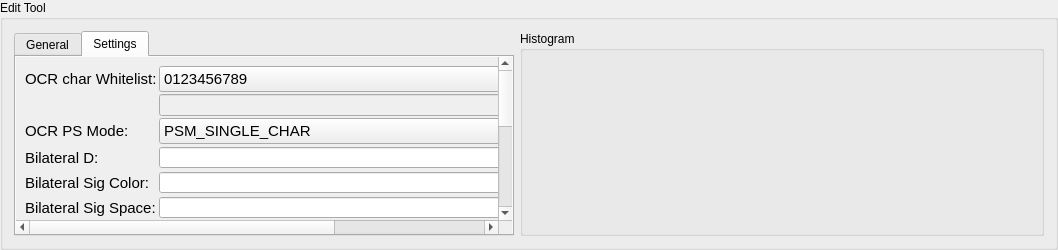
<?xml version="1.0" encoding="UTF-8"?>
<ui version="4.0">
 <class>NTUOCRWidget</class>
 <widget class="QGroupBox" name="NTUOCRWidget">
  <property name="geometry">
   <rect>
    <x>0</x>
    <y>0</y>
    <width>1056</width>
    <height>250</height>
   </rect>
  </property>
  <property name="windowTitle">
   <string>GroupBox</string>
  </property>
  <property name="title">
   <string>Edit Tool</string>
  </property>
  <layout class="QGridLayout" name="gridLayout_8">
   <item row="0" column="0">
    <widget class="QTabWidget" name="tabWidget">
     <property name="minimumSize">
      <size>
       <width>500</width>
       <height>0</height>
      </size>
     </property>
     <property name="maximumSize">
      <size>
       <width>500</width>
       <height>16777215</height>
      </size>
     </property>
     <property name="tabPosition">
      <enum>QTabWidget::North</enum>
     </property>
     <property name="currentIndex">
      <number>1</number>
     </property>
     <property name="elideMode">
      <enum>Qt::ElideNone</enum>
     </property>
     <property name="usesScrollButtons">
      <bool>true</bool>
     </property>
     <widget class="QWidget" name="General">
      <attribute name="title">
       <string>General</string>
      </attribute>
      <layout class="QGridLayout" name="gridLayout_4">
       <item row="0" column="0">
        <layout class="QGridLayout" name="gridLayout_3">
         <property name="spacing">
          <number>2</number>
         </property>
         <item row="2" column="0">
          <widget class="QLabel" name="label_8">
           <property name="font">
            <font>
             <pointsize>11</pointsize>
            </font>
           </property>
           <property name="text">
            <string>Tool Enable:</string>
           </property>
          </widget>
         </item>
         <item row="0" column="0">
          <widget class="QLabel" name="label_6">
           <property name="font">
            <font>
             <pointsize>11</pointsize>
            </font>
           </property>
           <property name="text">
            <string>Tool Name:</string>
           </property>
          </widget>
         </item>
         <item row="0" column="1" colspan="2">
          <widget class="QLineEdit" name="lineEdit_name">
           <property name="alignment">
            <set>Qt::AlignRight|Qt::AlignTrailing|Qt::AlignVCenter</set>
           </property>
          </widget>
         </item>
         <item row="2" column="1" colspan="2">
          <widget class="QComboBox" name="comboBox_toolEnable"/>
         </item>
         <item row="1" column="1" colspan="2">
          <widget class="QComboBox" name="comboBox_toolFixture">
           <item>
            <property name="text">
             <string>None</string>
            </property>
           </item>
          </widget>
         </item>
         <item row="1" column="0">
          <widget class="QLabel" name="label_7">
           <property name="font">
            <font>
             <pointsize>11</pointsize>
            </font>
           </property>
           <property name="text">
            <string>Tool Fixture:</string>
           </property>
          </widget>
         </item>
         <item row="4" column="0">
          <spacer name="verticalSpacer">
           <property name="orientation">
            <enum>Qt::Vertical</enum>
           </property>
           <property name="sizeHint" stdset="0">
            <size>
             <width>20</width>
             <height>40</height>
            </size>
           </property>
          </spacer>
         </item>
         <item row="3" column="0">
          <widget class="QLabel" name="label_12">
           <property name="font">
            <font>
             <pointsize>11</pointsize>
            </font>
           </property>
           <property name="text">
            <string>Execution Time (ms):</string>
           </property>
          </widget>
         </item>
         <item row="3" column="1" colspan="2">
          <widget class="QLineEdit" name="lineEdit_executionTime">
           <property name="enabled">
            <bool>false</bool>
           </property>
           <property name="layoutDirection">
            <enum>Qt::RightToLeft</enum>
           </property>
           <property name="alignment">
            <set>Qt::AlignRight|Qt::AlignTrailing|Qt::AlignVCenter</set>
           </property>
          </widget>
         </item>
        </layout>
       </item>
      </layout>
     </widget>
     <widget class="QWidget" name="Settings">
      <attribute name="title">
       <string>Settings</string>
      </attribute>
      <layout class="QGridLayout" name="gridLayout_6">
       <property name="leftMargin">
        <number>0</number>
       </property>
       <property name="topMargin">
        <number>0</number>
       </property>
       <property name="rightMargin">
        <number>0</number>
       </property>
       <property name="bottomMargin">
        <number>0</number>
       </property>
       <item row="0" column="0">
        <widget class="QScrollArea" name="scrollArea">
         <property name="frameShape">
          <enum>QFrame::NoFrame</enum>
         </property>
         <property name="lineWidth">
          <number>1</number>
         </property>
         <property name="verticalScrollBarPolicy">
          <enum>Qt::ScrollBarAsNeeded</enum>
         </property>
         <property name="horizontalScrollBarPolicy">
          <enum>Qt::ScrollBarAsNeeded</enum>
         </property>
         <property name="widgetResizable">
          <bool>true</bool>
         </property>
         <widget class="QWidget" name="scrollAreaWidgetContents">
          <property name="geometry">
           <rect>
            <x>0</x>
            <y>-121</y>
            <width>482</width>
            <height>411</height>
           </rect>
          </property>
          <property name="autoFillBackground">
           <bool>true</bool>
          </property>
          <layout class="QGridLayout" name="gridLayout_2">
           <property name="leftMargin">
            <number>9</number>
           </property>
           <property name="topMargin">
            <number>9</number>
           </property>
           <property name="rightMargin">
            <number>9</number>
           </property>
           <property name="bottomMargin">
            <number>9</number>
           </property>
           <item row="0" column="0">
            <layout class="QGridLayout" name="gridLayout">
             <property name="spacing">
              <number>2</number>
             </property>
             <item row="5" column="1">
              <widget class="QSpinBox" name="spinBox_Bilateral_SigSpace">
               <property name="alignment">
                <set>Qt::AlignRight|Qt::AlignTrailing|Qt::AlignVCenter</set>
               </property>
               <property name="maximum">
                <number>255</number>
               </property>
               <property name="value">
                <number>50</number>
               </property>
              </widget>
             </item>
             <item row="9" column="0">
              <widget class="QLabel" name="label">
               <property name="font">
                <font>
                 <pointsize>11</pointsize>
                </font>
               </property>
               <property name="text">
                <string>Blob Color:</string>
               </property>
              </widget>
             </item>
             <item row="11" column="1" colspan="2">
              <widget class="QSpinBox" name="spinBox_maximumArea">
               <property name="alignment">
                <set>Qt::AlignRight|Qt::AlignTrailing|Qt::AlignVCenter</set>
               </property>
               <property name="maximum">
                <number>9999999</number>
               </property>
               <property name="value">
                <number>100000</number>
               </property>
              </widget>
             </item>
             <item row="12" column="1" colspan="2">
              <widget class="QSpinBox" name="spinBox_timeOut">
               <property name="alignment">
                <set>Qt::AlignRight|Qt::AlignTrailing|Qt::AlignVCenter</set>
               </property>
               <property name="maximum">
                <number>10000</number>
               </property>
               <property name="singleStep">
                <number>100</number>
               </property>
               <property name="value">
                <number>5000</number>
               </property>
              </widget>
             </item>
             <item row="6" column="0">
              <widget class="QLabel" name="label_16">
               <property name="font">
                <font>
                 <pointsize>11</pointsize>
                </font>
               </property>
               <property name="text">
                <string>Denoising:</string>
               </property>
              </widget>
             </item>
             <item row="4" column="0">
              <widget class="QLabel" name="label_14">
               <property name="font">
                <font>
                 <pointsize>11</pointsize>
                </font>
               </property>
               <property name="text">
                <string>Bilateral Sig Color:</string>
               </property>
              </widget>
             </item>
             <item row="10" column="1" colspan="2">
              <widget class="QSpinBox" name="spinBox_minimumArea">
               <property name="alignment">
                <set>Qt::AlignRight|Qt::AlignTrailing|Qt::AlignVCenter</set>
               </property>
               <property name="maximum">
                <number>999999</number>
               </property>
               <property name="value">
                <number>100</number>
               </property>
              </widget>
             </item>
             <item row="13" column="1" colspan="2">
              <widget class="QLineEdit" name="lineEdit_search">
               <property name="enabled">
                <bool>false</bool>
               </property>
               <property name="alignment">
                <set>Qt::AlignRight|Qt::AlignTrailing|Qt::AlignVCenter</set>
               </property>
              </widget>
             </item>
             <item row="2" column="1">
              <widget class="QComboBox" name="comboBox_OCR_PSMode">
               <property name="font">
                <font>
                 <pointsize>11</pointsize>
                </font>
               </property>
               <item>
                <property name="text">
                 <string>PSM_SINGLE_CHAR</string>
                </property>
               </item>
               <item>
                <property name="text">
                 <string>PSM_SINGLE_WORD</string>
                </property>
               </item>
               <item>
                <property name="text">
                 <string>PSM_AUTO</string>
                </property>
               </item>
              </widget>
             </item>
             <item row="4" column="1">
              <widget class="QSpinBox" name="spinBox_Bilateral_SigColor">
               <property name="alignment">
                <set>Qt::AlignRight|Qt::AlignTrailing|Qt::AlignVCenter</set>
               </property>
               <property name="maximum">
                <number>255</number>
               </property>
               <property name="value">
                <number>50</number>
               </property>
              </widget>
             </item>
             <item row="2" column="0">
              <widget class="QLabel" name="label_13">
               <property name="font">
                <font>
                 <pointsize>11</pointsize>
                </font>
               </property>
               <property name="text">
                <string>OCR PS Mode:</string>
               </property>
              </widget>
             </item>
             <item row="3" column="0">
              <widget class="QLabel" name="label_3">
               <property name="font">
                <font>
                 <pointsize>11</pointsize>
                </font>
               </property>
               <property name="text">
                <string>Bilateral D:</string>
               </property>
              </widget>
             </item>
             <item row="10" column="0">
              <widget class="QLabel" name="label_9">
               <property name="font">
                <font>
                 <pointsize>11</pointsize>
                </font>
               </property>
               <property name="text">
                <string>Minimum Area:</string>
               </property>
              </widget>
             </item>
             <item row="6" column="1">
              <widget class="QCheckBox" name="checkBox_denoising">
               <property name="font">
                <font>
                 <pointsize>11</pointsize>
                </font>
               </property>
               <property name="text">
                <string>Enable</string>
               </property>
              </widget>
             </item>
             <item row="0" column="1" colspan="2">
              <widget class="QComboBox" name="comboBox_OCRCharWhiteList">
               <property name="font">
                <font>
                 <pointsize>11</pointsize>
                </font>
               </property>
               <property name="editable">
                <bool>false</bool>
               </property>
               <property name="currentIndex">
                <number>0</number>
               </property>
               <item>
                <property name="text">
                 <string>0123456789</string>
                </property>
               </item>
               <item>
                <property name="text">
                 <string>abcdefghijklmnopqrstuvwxyz</string>
                </property>
               </item>
               <item>
                <property name="text">
                 <string>ABCDEFGHIJKLMNOPQRSTUVWXYZ</string>
                </property>
               </item>
               <item>
                <property name="text">
                 <string>0123456789ABCDEFGHIJKLMNOPQRSTUVWXYZ</string>
                </property>
               </item>
               <item>
                <property name="text">
                 <string>0123456789abcdefghijklmnopqrstuvwxyz</string>
                </property>
               </item>
               <item>
                <property name="text">
                 <string>0123456789abcdefghijklmnopqrstuvwxyzABCDEFGHIJKLMNOPQRSTUVWXYZ</string>
                </property>
               </item>
               <item>
                <property name="text">
                 <string>Custom</string>
                </property>
               </item>
              </widget>
             </item>
             <item row="5" column="0">
              <widget class="QLabel" name="label_15">
               <property name="font">
                <font>
                 <pointsize>11</pointsize>
                </font>
               </property>
               <property name="text">
                <string>Bilateral Sig Space:</string>
               </property>
              </widget>
             </item>
             <item row="14" column="0">
              <widget class="QLabel" name="label_11">
               <property name="font">
                <font>
                 <pointsize>11</pointsize>
                </font>
               </property>
               <property name="text">
                <string>Result:</string>
               </property>
              </widget>
             </item>
             <item row="7" column="1">
              <widget class="QSpinBox" name="spinBox_Denoising_h">
               <property name="alignment">
                <set>Qt::AlignRight|Qt::AlignTrailing|Qt::AlignVCenter</set>
               </property>
               <property name="maximum">
                <number>255</number>
               </property>
               <property name="value">
                <number>6</number>
               </property>
              </widget>
             </item>
             <item row="14" column="1" colspan="2">
              <widget class="QLineEdit" name="lineEdit_result">
               <property name="enabled">
                <bool>false</bool>
               </property>
               <property name="alignment">
                <set>Qt::AlignRight|Qt::AlignTrailing|Qt::AlignVCenter</set>
               </property>
              </widget>
             </item>
             <item row="9" column="1" colspan="2">
              <widget class="QComboBox" name="comboBox_blobColor">
               <property name="currentIndex">
                <number>2</number>
               </property>
               <item>
                <property name="text">
                 <string>Black</string>
                </property>
               </item>
               <item>
                <property name="text">
                 <string>White</string>
                </property>
               </item>
               <item>
                <property name="text">
                 <string>Either</string>
                </property>
               </item>
              </widget>
             </item>
             <item row="7" column="0">
              <widget class="QLabel" name="label_17">
               <property name="font">
                <font>
                 <pointsize>11</pointsize>
                </font>
               </property>
               <property name="text">
                <string>Denoising h:</string>
               </property>
              </widget>
             </item>
             <item row="3" column="1">
              <widget class="QSpinBox" name="spinBox_Bilateral_D">
               <property name="alignment">
                <set>Qt::AlignRight|Qt::AlignTrailing|Qt::AlignVCenter</set>
               </property>
               <property name="maximum">
                <number>255</number>
               </property>
               <property name="value">
                <number>5</number>
               </property>
              </widget>
             </item>
             <item row="12" column="0">
              <widget class="QLabel" name="label_10">
               <property name="font">
                <font>
                 <pointsize>11</pointsize>
                </font>
               </property>
               <property name="text">
                <string>TimeOut (ms):</string>
               </property>
              </widget>
             </item>
             <item row="0" column="0">
              <widget class="QLabel" name="label_2">
               <property name="font">
                <font>
                 <pointsize>11</pointsize>
                </font>
               </property>
               <property name="text">
                <string>OCR char Whitelist:</string>
               </property>
              </widget>
             </item>
             <item row="11" column="0">
              <widget class="QLabel" name="label_5">
               <property name="font">
                <font>
                 <pointsize>11</pointsize>
                </font>
               </property>
               <property name="text">
                <string>Maximum Area:</string>
               </property>
              </widget>
             </item>
             <item row="13" column="0">
              <widget class="QLabel" name="label_4">
               <property name="font">
                <font>
                 <pointsize>11</pointsize>
                </font>
               </property>
               <property name="text">
                <string>Search:</string>
               </property>
              </widget>
             </item>
             <item row="1" column="1">
              <widget class="QLineEdit" name="lineEdit_OCRCharWhiteListCusrtom">
               <property name="enabled">
                <bool>false</bool>
               </property>
              </widget>
             </item>
             <item row="8" column="0">
              <widget class="QLabel" name="label_18">
               <property name="font">
                <font>
                 <pointsize>11</pointsize>
                </font>
               </property>
               <property name="text">
                <string>Denoising:</string>
               </property>
              </widget>
             </item>
             <item row="8" column="1">
              <widget class="QSpinBox" name="spinBox_Bilateral_D_2">
               <property name="alignment">
                <set>Qt::AlignRight|Qt::AlignTrailing|Qt::AlignVCenter</set>
               </property>
               <property name="maximum">
                <number>255</number>
               </property>
               <property name="value">
                <number>5</number>
               </property>
              </widget>
             </item>
            </layout>
           </item>
          </layout>
         </widget>
        </widget>
       </item>
      </layout>
     </widget>
    </widget>
   </item>
   <item row="0" column="1">
    <widget class="QGroupBox" name="groupBox_2">
     <property name="title">
      <string>Histogram</string>
     </property>
     <layout class="QGridLayout" name="gridLayout_7">
      <item row="0" column="0">
       <layout class="QGridLayout" name="gridLayout_5">
        <item row="0" column="0">
         <widget class="QCustomPlot" name="widget_histogram" native="true">
          <property name="minimumSize">
           <size>
            <width>500</width>
            <height>0</height>
           </size>
          </property>
         </widget>
        </item>
       </layout>
      </item>
     </layout>
    </widget>
   </item>
  </layout>
 </widget>
 <customwidgets>
  <customwidget>
   <class>QCustomPlot</class>
   <extends>QWidget</extends>
   <header location="global">plot/qcustomplot.h</header>
   <container>1</container>
  </customwidget>
 </customwidgets>
 <resources/>
 <connections/>
</ui>
